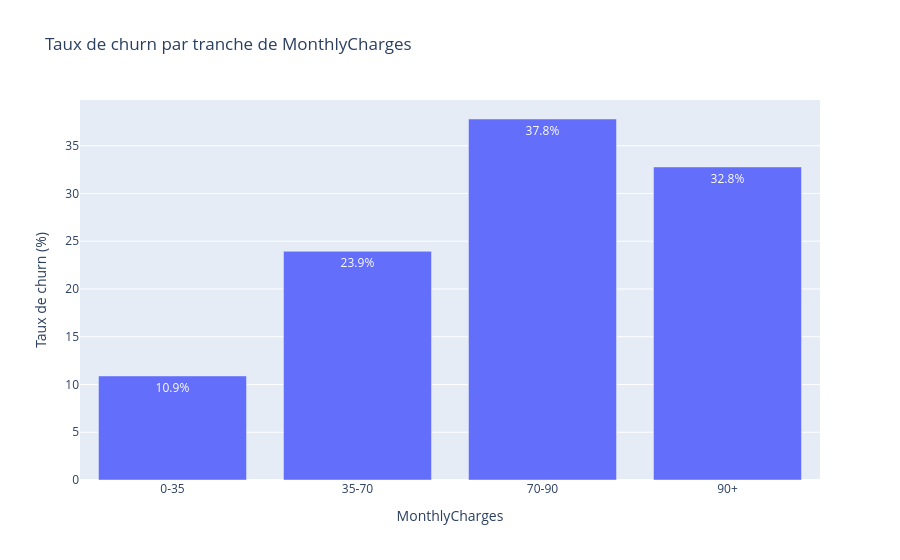

Notebook code for this chart:
### Code cell
import plotly.express as px

fig = px.bar(
    monthly_impact,
    x="monthly_segment",
    y="churn_rate",
    text=monthly_impact["churn_rate"].round(1).astype(str) + "%",
    labels={
        "monthly_segment": "MonthlyCharges",
        "churn_rate": "Taux de churn (%)"
    },
    title="Taux de churn par tranche de MonthlyCharges"
)

fig.show()

### Figure 1 — Plotly figure (JSON) as saved in the notebook; plotly's stock layout.template omitted (floating-point values rounded to 4 significant figures)
{"data": [{"hovertemplate": "MonthlyCharges=%{x}<br>Taux de churn (%)=%{y}<br>text=%{text}<extra></extra>", "legendgroup": "", "marker": {"color": "#636efa", "pattern": {"shape": ""}}, "name": "", "orientation": "v", "showlegend": false, "text": ["10.9%", "23.9%", "37.8%", "32.8%"], "textposition": "auto", "type": "bar", "x": ["0-35", "35-70", "70-90", "90+"], "xaxis": "x", "y": [10.89, 23.94, 37.8, 32.78], "yaxis": "y"}], "layout": {"barmode": "relative", "legend": {"tracegroupgap": 0}, "title": {"text": "Taux de churn par tranche de MonthlyCharges"}, "xaxis": {"anchor": "y", "domain": [0, 1], "title": {"text": "MonthlyCharges"}}, "yaxis": {"anchor": "x", "domain": [0, 1], "title": {"text": "Taux de churn (%)"}}}}
